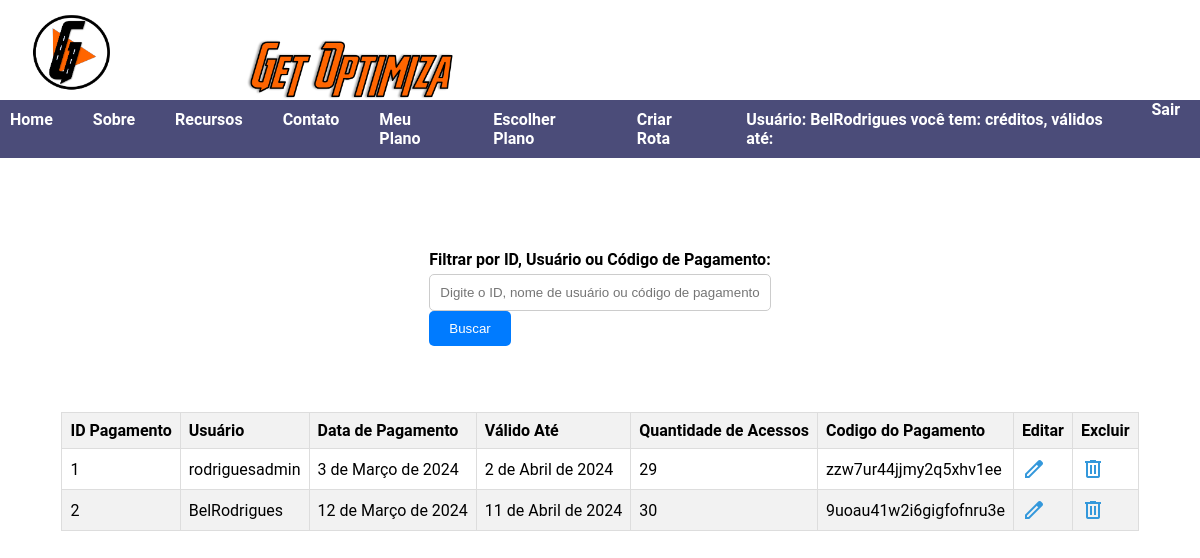
/lista_pagamento/ (signed in), run on an earlier commit of the app's database.
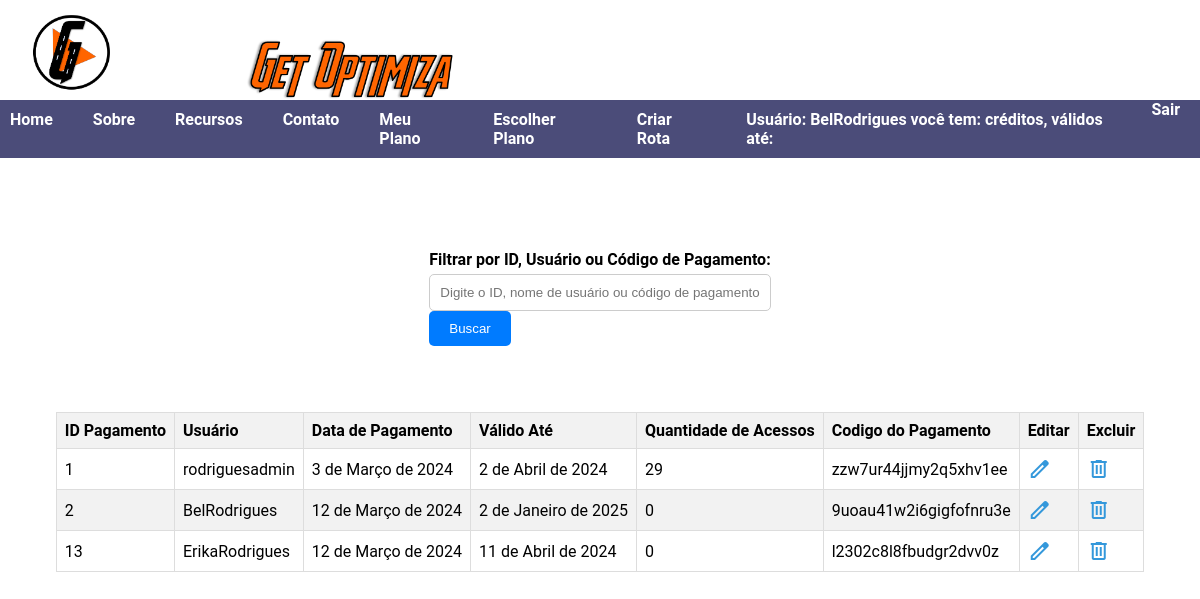
And on a later commit of the database.
### roteirizacao/models.py (models this page shows, shortened)
class Pagamento(models.Model):
    usuario = models.ForeignKey(settings.AUTH_USER_MODEL, on_delete=models.SET_NULL, null=True)  # Use settings.AUTH_USER_MODEL
    codigo_pagamento = models.CharField(max_length=30, null=True)
    data_pagamento = models.DateField(null=True, blank=True)
    valido_ate = models.DateField(null=True, blank=True)
    quant_acesso = models.IntegerField(default=0)
    class Meta:
        permissions = [
            ("ver_pagamento", "Pode Ver Pagamento"),
        ]

class CustomUser(AbstractUser):
    choices_cargo = (
        ('U', 'Usuario'),
        ('Admin', 'Administrador'),
    )
    cargo = models.CharField(max_length=5, choices=choices_cargo)
    email = models.EmailField(unique=True)
    is_active = models.BooleanField(default=True)
    objects = CustomUserManager()
    groups = models.ManyToManyField('auth.Group', related_name='custom_user_set', blank=True)
    user_permissions = models.ManyToManyField('auth.Permission', related_name='custom_user_set', blank=True)
    def __init__(self, *args, **kwargs):
        super().__init__(*args, **kwargs)
        if not self.cargo:
            self.cargo = 'U'  # Define um valor padrão para o cargo caso não seja especificado
    class Meta:
        permissions = [
            ("pode_add_endereco", "Pode Adicionar Endereco"),
            ("pode_alterar_endereco", "Pode Alterar Endereco"),
            ("pode_deletar_endereco", "Pode Deletar Endereco"),
        ]

### roteirizacao/views.py (the view)
# urls.py: path('lista_pagamento/', lista_pagamento, name='lista_pagamento'),
@login_required
def lista_pagamento(request):
    filtro = request.GET.get('filtro')
    if filtro:
        pagamentos = Pagamento.objects.filter(
            Q(id__icontains=filtro) |
            Q(usuario__username__icontains=filtro) |
            Q(codigo_pagamento__icontains=filtro)
        )
    else:
        pagamentos = Pagamento.objects.all()
    return render(request, 'lista_pagamento.html', {'pagamentos': pagamentos})

### roteirizacao/templates/lista_pagamento.html (shortened to what this page needs)
{% extends 'base.html' %}
{% load static %}
{% block content %}
<div class="main-container">
    <div class="search-container">
        <form method="get" action="{% url 'lista_pagamento' %}">
            <label for="filtro">Filtrar por ID, Usuário ou Código de Pagamento:</label>
            <input type="text" id="filtro" name="filtro" placeholder="Digite o ID, nome de usuário ou código de pagamento">
            <button class="btn-primary" type="submit">Buscar</button>
        </form>
    </div>
    <div class="table-container">
        <table>
            <thead>
                <tr>
                    <th>ID Pagamento</th>
                    <th>Usuário</th>
                    <th>Data de Pagamento</th>
                    <th>Válido Até</th>
                    <th>Quantidade de Acessos</th>
                    <th>Codigo do Pagamento</th>
                    <th>Editar</th>
                    <th>Excluir</th>
                </tr>
            </thead>
            <tbody>
                {% for pagamento in pagamentos %}
                <tr>
                    <td>{{ pagamento.id }}</td>
                    <td>{{ pagamento.usuario }}</td>
                    <td>{{ pagamento.data_pagamento }}</td>
                    <td>{{ pagamento.valido_ate }}</td>
                    <td>{{ pagamento.quant_acesso }}</td>
                    <td>{{ pagamento.codigo_pagamento }}</td>
                    <td><a href="{% url 'editar_pagamento' pagamento.id %}"><span class="material-symbols-outlined">
                            </span></a></td>
                    <td><a href="{% url 'excluir_pagamento' pagamento.id %}"><span class="material-symbols-outlined">
                            </span></a></td>
                </tr>
                {% endfor %}
            </tbody>
        </table>
    </div>
</div>
{% endblock %}

What changed in the data, as far as the page shows it:
changed Pagamento "9uoau41w2i6gigfofnru3e": valido_ate "11 de Abril de 2024" → "2 de Janeiro de 2025"; quant_acesso "30" → "0"
added Pagamento: id "13", usuario "ErikaRodrigues", data_pagamento "12 de Março de 2024", valido_ate "11 de Abril de 2024", quant_acesso "0", codigo_pagamento "l2302c8l8fbudgr2dvv0z"
